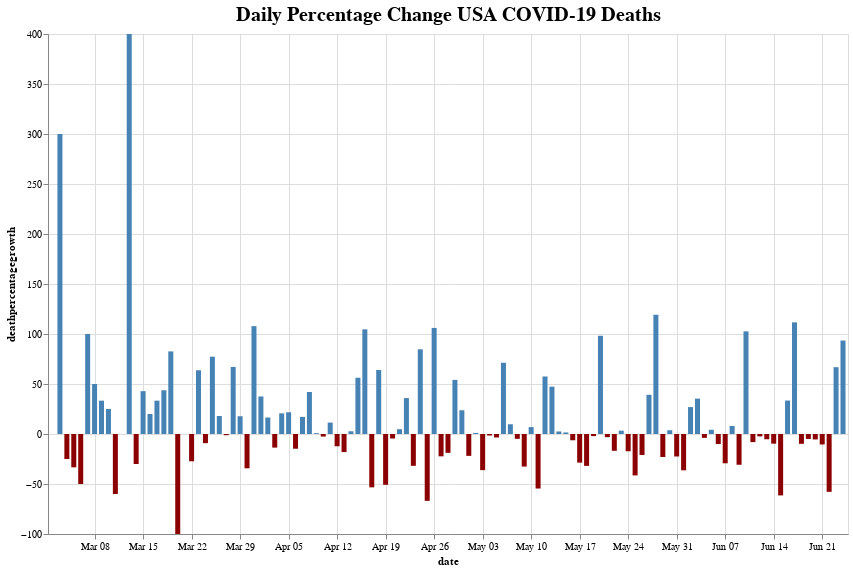

Notebook cell for this chart:
### Code cell
chart_cases = alt.Chart(USA_data).mark_bar().encode(
    x = "date:T",
    y = "deathpercentagegrowth:Q",
    color = alt.condition(
    alt.datum.deathpercentagegrowth > 0,
    alt.value("steelblue"),
    alt.value("darkred")) 
).interactive(
).properties(
    width = 800,
    height = 500,
    title = "Daily Percentage Change USA COVID-19 Deaths"
)

chart_cases.configure_title(
    fontSize=20,
    font='Courier',
    color='black'
).display(renderer = 'svg')

### Figure 1 — Vega-Lite specification as saved in the notebook (floating-point values rounded to 4 significant figures; data arrays with more than 128 entries replaced by an {"elided": "..."} marker saying what was removed)
{"config": {"view": {"continuousWidth": 400, "continuousHeight": 300}, "title": {"color": "black", "font": "Courier", "fontSize": 20}}, "data": {"name": "data-dd9240610a712e055ba3f4404ba6a57b"}, "mark": "bar", "encoding": {"color": {"condition": {"value": "steelblue", "test": "(datum.deathpercentagegrowth > 0)"}, "value": "darkred"}, "x": {"type": "temporal", "field": "date"}, "y": {"type": "quantitative", "field": "deathpercentagegrowth"}}, "height": 500, "selection": {"selector012": {"type": "interval", "bind": "scales", "encodings": ["x", "y"]}}, "title": "Daily Percentage Change USA COVID-19 Deaths", "width": 800, "$schema": "https://vega.github.io/schema/vega-lite/v4.0.2.json", "datasets": {"data-dd9240610a712e055ba3f4404ba6a57b": {"elided": "177 records"}}}
